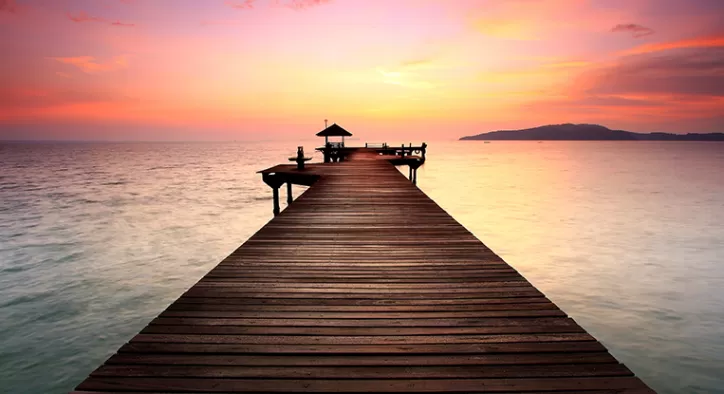
#> input picture görüntü işleme/manzara.jpg, 724 x 394 px
$ python histogram.py
#> lines starting #> are read from the running program, lines starting #| are printed output that depends on the picture
import cv2
import numpy as np

image_name = "manzara.jpg"
img = cv2.imread(image_name)
#> img is the input picture: shape (394, 724, 3); mean B, G, R 111, 126.7, 166.9

img = cv2.cvtColor(img, cv2.COLOR_BGR2GRAY)
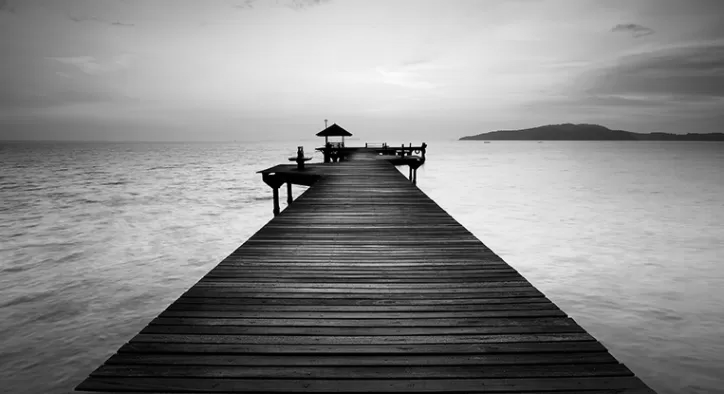
#> img: shape (394, 724); min 0, max 250, mean 136.9
size_y = img.shape[0]
#> size_y = 394
size_x = img.shape[1]
#> size_x = 724

flattened = img.reshape([size_x*size_y])

from matplotlib import pyplot as plt

rhist,_ ,_ = plt.hist(flattened, bins=8)
#> rhist = [23834, 29431, 29678, 34975, 37840, 43750, 52425, 33323]
plt.show()
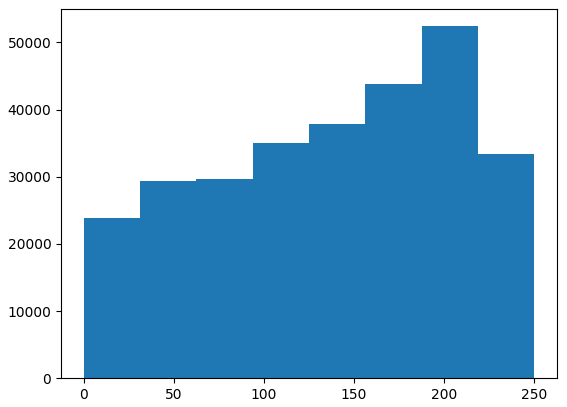
#> figure drawn by matplotlib, 1 panel; tallest bar 52425 high, from x = 187.5 to 218.8
